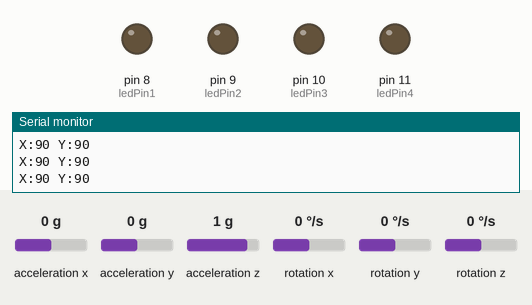
This sketch was run on a simulated Arduino Uno, built with avr-gcc and run on an emulated ATmega328P. On the bench: output pins drawn as LEDs (lit = HIGH), the last lines printed to the serial monitor. The inputs (shaded band) are chosen by the test bench; at power-on: acceleration x 0 g, acceleration y 0 g, acceleration z 1 g, rotation x 0 °/s, rotation y 0 °/s, rotation z 0 °/s.

Above: at 1.2 s.
1.3 s: acceleration x set to -0.2 g
2.8 s: acceleration x set to -0.5 g
At 4.0 s:
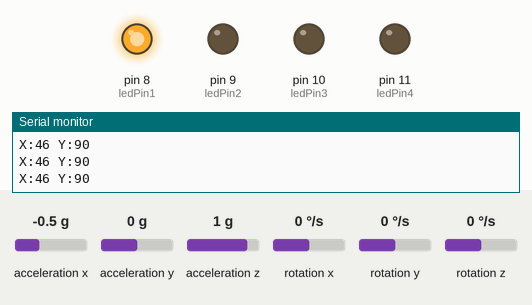
4.3 s: acceleration y set to -0.2 g
5.8 s: acceleration y set to -0.5 g
At 6.2 s:
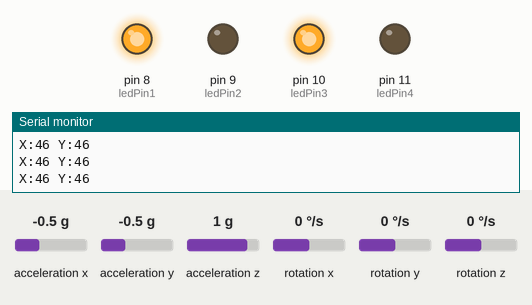
7.3 s: acceleration x set to 0 g
At 8.3 s:
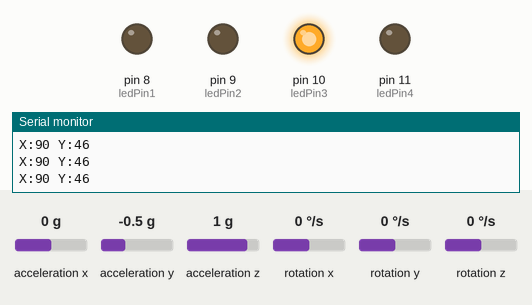
8.8 s: acceleration y set to 0.8 g
At 9.4 s:
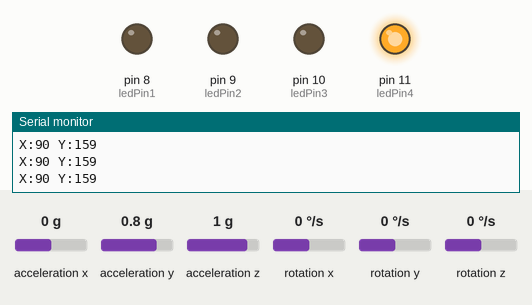
Timing chart, 0 to 11.3 s (numbered marks = the images above; inputs shaded):
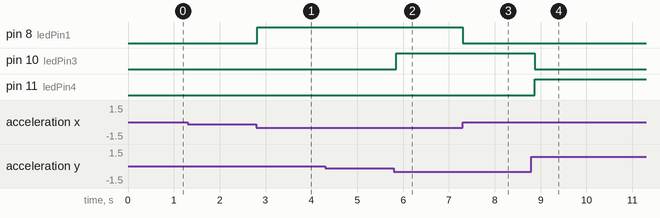

Measured:
- the behaviour switches between -0.3 and -0.4 g on acceleration x (found by bisection; images 0 and 1)
- the behaviour switches between -0.3 and -0.4 g on acceleration y (found by bisection; images 1 and 2)
- after the input at 2.8 s, pin 8 (ledPin1): LOW → HIGH at once
- after the input at 5.8 s, pin 10 (ledPin3): LOW → HIGH after 0.05 s
- after the input at 7.3 s, pin 8 (ledPin1): HIGH → LOW at once
- after the input at 8.8 s, pin 10 (ledPin3): HIGH → LOW after 0.07 s; pin 11 (ledPin4): LOW → HIGH after 0.07 s

The sketch:

mpu6050_ledkontrol.ino
```cpp
#include <MPU6050.h>
#include <Wire.h>

MPU6050 ACC_GYR;

int16_t accx, accy, accz;
int16_t gyrx, gyry,gyrz;

int deger_x;
int deger_y;

int ledPin1 = 8;
int ledPin2 = 9;
int ledPin3 = 10;
int ledPin4 = 11;


void setup() {

  Serial.begin(9600);
  ACC_GYR.initialize();

  pinMode(ledPin1, OUTPUT);
  pinMode(ledPin2, OUTPUT);
  pinMode(ledPin3, OUTPUT);
  pinMode(ledPin4, OUTPUT);
}

void loop() {
  ACC_GYR.getMotion6(&accx, &accy, &accz, &gyrx, &gyry, &gyrz);

  deger_x = map(accx, -17000, 17000, 0, 180);
  deger_y = map(accy, -17000, 17000, 0, 180);

  Serial.print("X:");
  Serial.print(deger_x);
  Serial.print(" Y:");
  Serial.println(deger_y);

  if(deger_x >= 0 and deger_x <= 60)
  {
    digitalWrite(ledPin1, HIGH);
    digitalWrite(ledPin2, LOW);
  }

  if(deger_x > 60 and deger_x < 120)
  {
    digitalWrite(ledPin1, LOW);
    digitalWrite(ledPin2, LOW);
  }


  if(deger_x >= 120 and deger_x <= 180)
  {
    digitalWrite(ledPin1, LOW);
    digitalWrite(ledPin2, HIGH);
  }


  if(deger_y >= 0 and deger_y <=60)
  {
    digitalWrite(ledPin3, HIGH);
    digitalWrite(ledPin4, LOW);
  }


  if(deger_y > 60 and deger_y < 120)
  {
    digitalWrite(ledPin3, LOW);
    digitalWrite(ledPin4, LOW);
  }


  if(deger_y >= 120 and deger_y <= 180)
  {
    digitalWrite(ledPin3, LOW);
    digitalWrite(ledPin4, HIGH);
  }

  delay(100);

}
```
